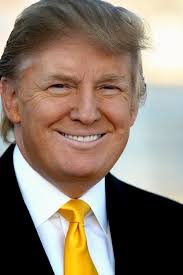
#> input picture trump.jpg, 183 x 275 px
$ jupyter execute 'Face and Eye detection.ipynb'
#> lines starting #> are read from the running program, lines starting #| are printed output that depends on the picture; after the words box and inside, x2 and y2 are one past the last pixel; in counts of white or black regions, pixels touching at a corner belong together
# Face & Eye detectio using HAAR Cascade Classifier

[cell 1]
import cv2
import numpy as np
import os
os.chdir("F:\\Opencv\\opencv-master\\samples\\data")
face_classifier= cv2.CascadeClassifier("F:\Opencv\opencv-master\Haarcascades\haarcascade_frontalface_default.xml") #load face dectection HAAR cascade xml file
image= cv2.imread('trump.jpg') # load image
#> image is the input picture: shape (275, 183, 3); mean B, G, R 108.8, 123, 138.1
gray= cv2.cvtColor(image, cv2.COLOR_BGRA2GRAY) # covert image into gray image
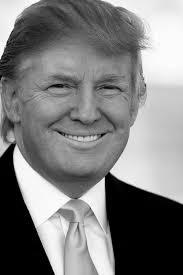
#> gray: shape (275, 183); min 0, max 255, mean 125.9
#our classifiers retunrs the ROI of the detected faces as tuple
#it stores the top left coordinate and bottom left cooridinate
faces= face_classifier.detectMultiScale(gray, 1.3,5)
#> faces = [[22, 35, 130, 130]]
#when no face detected it returns the empty tuple
if faces is ():
    print("No face detected")

#we iterate through our faces array and draw rectangle
#over each face in faces
for (x,y,w,h) in faces:
    cv2.rectangle(image,(x,y),(x+w, y+h),(127,0,255),2)
    cv2.imshow("face_detection", image)
    cv2.waitKey()
#> this loop made 1 pass
#> pass 1, `cv2.imshow("face_detection", image)`:
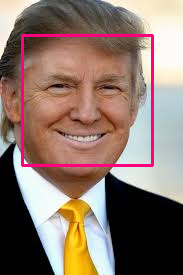
#> window 'face_detection': shape (275, 183, 3); mean B, G, R 108.7, 118.7, 141.1
cv2.destroyAllWindows()

Eye detection techniques

[cell 2]
import cv2
import numpy as np
import os
os.chdir("F:\\Opencv\\opencv-master\\samples\\data")
face_classifier= cv2.CascadeClassifier("F:\Opencv\opencv-master\Haarcascades\haarcascade_frontalface_default.xml") #load face dectection HAAR cascade xml file
eye_classifier= cv2.CascadeClassifier("F:\Opencv\opencv-master\Haarcascades\haarcascade_eye.xml")# load the eye detection HAAR cascade xml file
image= cv2.imread('modi.jpg') # load image
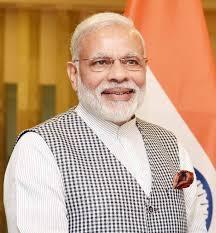
#> input picture modi.jpg, 216 x 233 px
#> image is the input picture: shape (233, 216, 3); mean B, G, R 133.4, 161.7, 198.7
gray= cv2.cvtColor(image, cv2.COLOR_BGRA2GRAY) # covert image into gray image
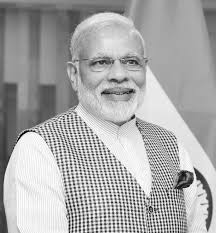
#> gray: shape (233, 216); min 0, max 255, mean 169.6
#our classifiers retunrs the ROI of the detected faces as tuple
#it stores the top left coordinate and bottom left cooridinate
faces= face_classifier.detectMultiScale(gray, 1.3,5)
#> faces = [[77, 30, 82, 82]]
#when no face detected it returns the empty tuple
if faces is ():
    print("No face detected")

#we iterate through our faces array and draw rectangle
#over each face in faces
for (x,y,w,h) in faces:
    cv2.rectangle(image,(x,y),(x+w, y+h),(127,0,255),2)
    cv2.imshow("img", image)
    cv2.waitKey()
    roi_gray= gray[y:y+h,x:x+w]
    roi_color= image[y:y+h,x:x+w]
    eyes= eye_classifier.detectMultiScale(roi_gray)
    for (ex, ey, ew, eh) in eyes:
        cv2.rectangle(roi_color, (ex,ey), (ex+ew, ey+eh), (255,255,0),2)
        cv2.imshow("img", image)
        cv2.waitKey()
#> this loop made 1 pass
#> (x, y, w, h, eyes) on pass 1: (77, 30, 82, 82, [[42, 21, 23, 23], [10, 20, 28, 28]])
#> pass 1, `cv2.imshow("img", image)`:
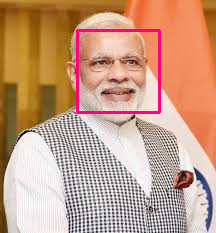
#> window 'img': shape (233, 216, 3); mean B, G, R 133, 158.3, 199.4
#> pass 1, `roi_gray= gray[y:y+h,x:x+w]`:
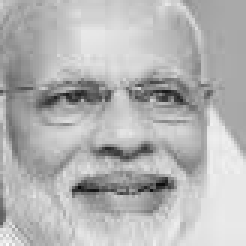
#> roi_gray: shape (82, 82) (shown 3 times larger); min 9, max 251, mean 180.4
#> pass 1, `roi_color= image[y:y+h,x:x+w]`:
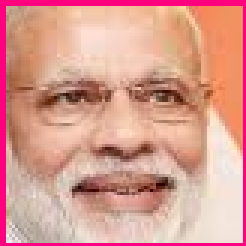
#> roi_color: shape (82, 82, 3) (shown 3 times larger); mean B, G, R 144.8, 156.4, 218.1
#> pass 1, `cv2.imshow("img", image)`:
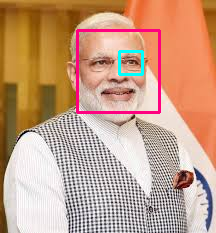
#> window 'img': shape (233, 216, 3); mean B, G, R 133.6, 158.7, 198.2
#> after the loop:
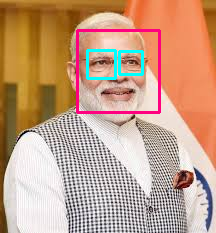
#> image: shape (233, 216, 3); 3.15% of pixels changed, all inside (x1, y1, x2, y2) = (76, 29, 161, 114)
#> after the loop:
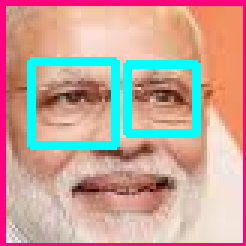
#> roi_color: shape (82, 82, 3) (shown 3 times larger); 8.98% of pixels changed, all inside (x1, y1, x2, y2) = (9, 19, 67, 50)
cv2.destroyAllWindows()
